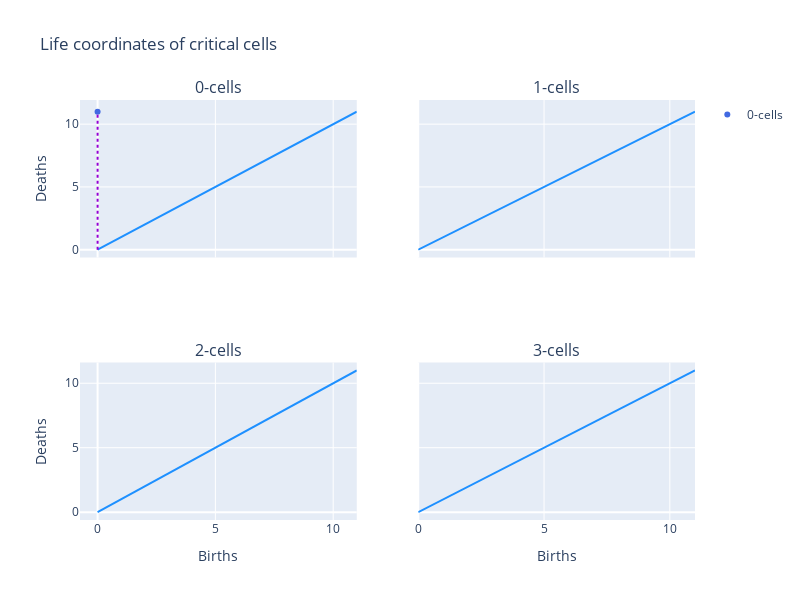

This figure's notebook cell:
### Code cell
plotly_persistence_diagram(p_circle[1])

### Figure 1 — Plotly figure (JSON) as saved in the notebook; plotly's stock layout.template omitted (floating-point values rounded to 4 significant figures)
{"data": [{"marker": {"color": "royalblue"}, "mode": "markers", "name": "0-cells", "type": "scatter", "x": [0], "xaxis": "x", "y": [11], "yaxis": "y"}, {"line": {"color": "dodgerblue"}, "mode": "lines", "showlegend": false, "type": "scatter", "x": [0, 1, 2, 3, 4, 5, 6, 7, 8, 9, 10, 11], "xaxis": "x", "y": [0, 1, 2, 3, 4, 5, 6, 7, 8, 9, 10, 11], "yaxis": "y"}, {"line": {"color": "darkviolet", "dash": "dot"}, "mode": "lines", "showlegend": false, "type": "scatter", "x": [0, 0], "xaxis": "x", "y": [0, 11], "yaxis": "y"}, {"marker": {"color": "royalblue"}, "mode": "markers", "name": "1-cells", "type": "scatter", "x": [], "xaxis": "x2", "y": [], "yaxis": "y2"}, {"line": {"color": "dodgerblue"}, "mode": "lines", "showlegend": false, "type": "scatter", "x": [0, 1, 2, 3, 4, 5, 6, 7, 8, 9, 10, 11], "xaxis": "x2", "y": [0, 1, 2, 3, 4, 5, 6, 7, 8, 9, 10, 11], "yaxis": "y2"}, {"marker": {"color": "royalblue"}, "mode": "markers", "name": "2-cells", "type": "scatter", "x": [], "xaxis": "x3", "y": [], "yaxis": "y3"}, {"line": {"color": "dodgerblue"}, "mode": "lines", "showlegend": false, "type": "scatter", "x": [0, 1, 2, 3, 4, 5, 6, 7, 8, 9, 10, 11], "xaxis": "x3", "y": [0, 1, 2, 3, 4, 5, 6, 7, 8, 9, 10, 11], "yaxis": "y3"}, {"marker": {"color": "royalblue"}, "mode": "markers", "name": "3-cells", "type": "scatter", "x": [], "xaxis": "x4", "y": [], "yaxis": "y4"}, {"line": {"color": "dodgerblue"}, "mode": "lines", "showlegend": false, "type": "scatter", "x": [0, 1, 2, 3, 4, 5, 6, 7, 8, 9, 10, 11], "xaxis": "x4", "y": [0, 1, 2, 3, 4, 5, 6, 7, 8, 9, 10, 11], "yaxis": "y4"}], "layout": {"annotations": [{"font": {"size": 16}, "showarrow": false, "text": "0-cells", "x": 0.225, "xanchor": "center", "xref": "paper", "y": 1, "yanchor": "bottom", "yref": "paper"}, {"font": {"size": 16}, "showarrow": false, "text": "1-cells", "x": 0.775, "xanchor": "center", "xref": "paper", "y": 1, "yanchor": "bottom", "yref": "paper"}, {"font": {"size": 16}, "showarrow": false, "text": "2-cells", "x": 0.225, "xanchor": "center", "xref": "paper", "y": 0.375, "yanchor": "bottom", "yref": "paper"}, {"font": {"size": 16}, "showarrow": false, "text": "3-cells", "x": 0.775, "xanchor": "center", "xref": "paper", "y": 0.375, "yanchor": "bottom", "yref": "paper"}], "height": 600, "title": {"text": "Life coordinates of critical cells"}, "width": 800, "xaxis": {"anchor": "y", "domain": [0, 0.45], "matches": "x3", "showticklabels": false}, "xaxis2": {"anchor": "y2", "domain": [0.55, 1], "matches": "x4", "showticklabels": false}, "xaxis3": {"anchor": "y3", "domain": [0, 0.45], "title": {"text": "Births"}}, "xaxis4": {"anchor": "y4", "domain": [0.55, 1], "title": {"text": "Births"}}, "yaxis": {"anchor": "x", "domain": [0.625, 1], "title": {"text": "Deaths"}}, "yaxis2": {"anchor": "x2", "domain": [0.625, 1], "matches": "y", "showticklabels": false}, "yaxis3": {"anchor": "x3", "domain": [0, 0.375], "title": {"text": "Deaths"}}, "yaxis4": {"anchor": "x4", "domain": [0, 0.375], "matches": "y3", "showticklabels": false}}}
